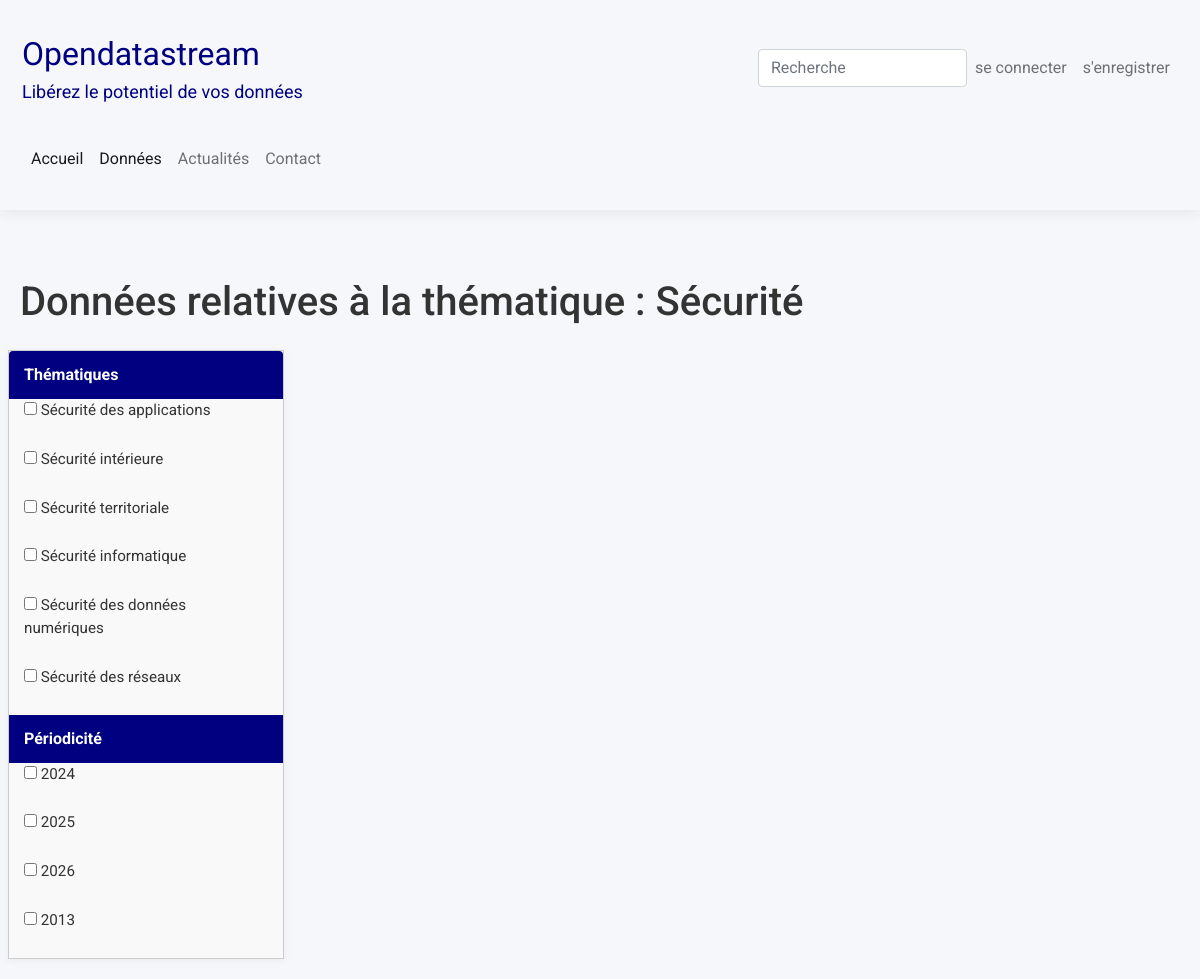
The page /thematiques/securite/ on the database as committed earlier.
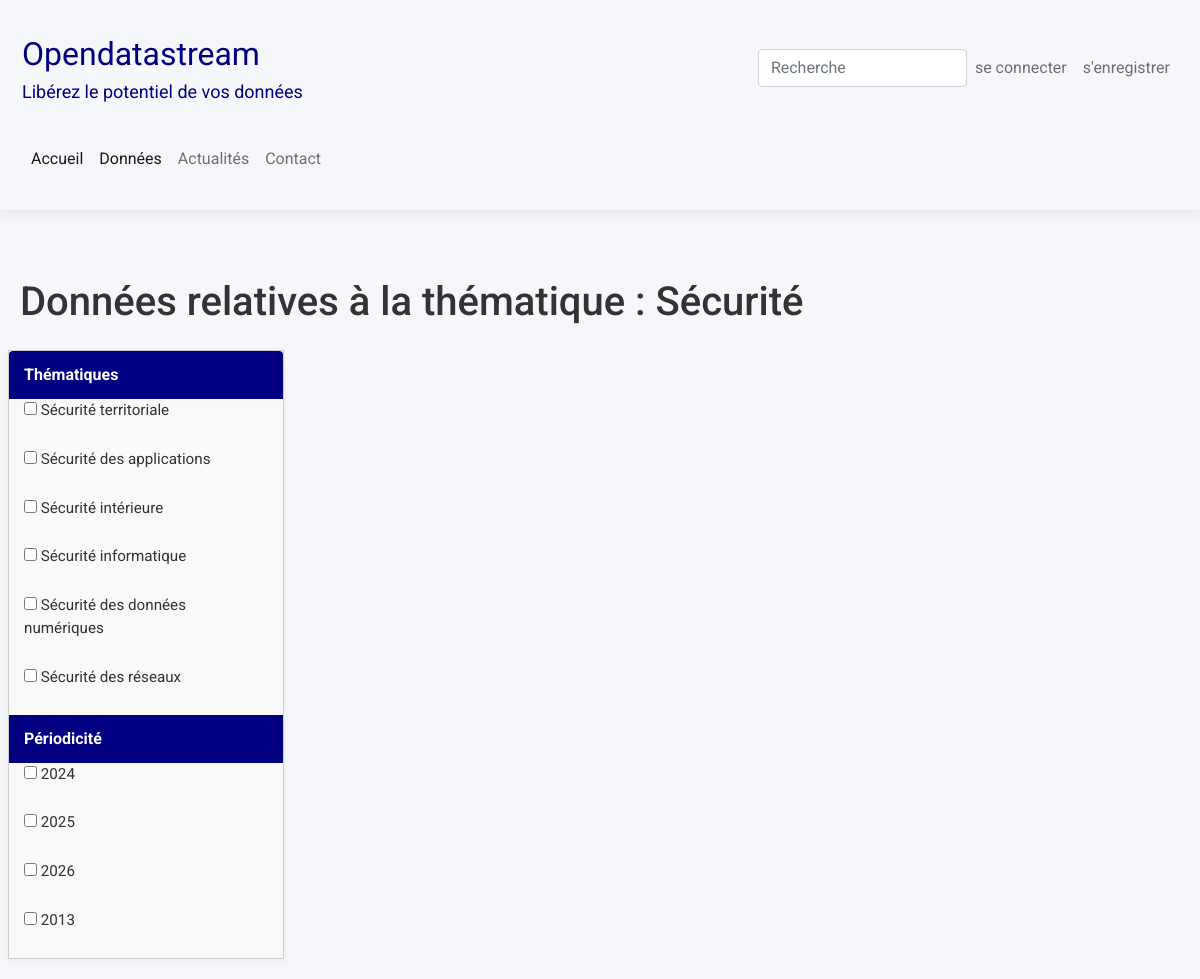
The same page on the database as committed later.
### pages/models.py (models this page shows, shortened)
class SousThematique(models.Model):
    thematique_parente = models.ForeignKey(Thematiques, on_delete=models.CASCADE)
    titre = models.CharField(max_length=200)
    slug = models.SlugField(unique=True, blank=True)
    description_sous_thematique = models.TextField(default='Description par défaut',blank=True)
    date_ajout = models.DateTimeField(auto_now=True)
    periodicite = models.IntegerField(default=2024)  # Utilisation d'un champ entier
    csv_file = models.FileField(upload_to='csv_files/',null=True, blank=True)
    class Meta:
        ordering = ['-date_ajout']

### pages/views.py (the view, shortened to what this page needs)
# urls.py: path('thematiques/<slug:slug>/', views.thematique_detail, name='page_detail'),
def thematique_detail(request, slug):
    thematique = get_object_or_404(Thematiques, slug=slug)
    sous_thematiques = SousThematique.objects.filter(thematique_parente=thematique)
    titres_uniques = sous_thematiques.values_list('titre', flat=True).distinct()
    periodicites_uniques = set(sous_thematiques.values_list('periodicite', flat=True).distinct())
    context = {
        'thematiques': thematique,
        'sous_thematiques': sous_thematiques,
        'titres_uniques': titres_uniques,
        'periodicites_uniques': periodicites_uniques
    }
    return render(request, 'pages/thematique_detail.html', context)

### pages/templates/pages/thematique_detail.html (shortened to what this page needs)
{% extends "base.html" %}
{% load static %}
{% block content %}
<div class="container mt-5">
    <link rel="stylesheet" href="{% static 'css/pages.css' %}">
    <h1 class="mb-4">Données relatives à la thématique : {{ thematiques.titre }}</h1>
    <div class="row">
        <div class="col-md-3 sidebar" style="border: 1px solid #ccc; padding: 0;">
            <div class="sidebar-accordion">
                <div class="accordion-item">
                    <button class="accordion-header">
                        Thématiques
                    </button>
                    <div class="accordion-body">
                        <div id="theme-detail-checkboxes">
                            {% for titre in titres_uniques %}
                                <label><input type="checkbox" name="thematique" value="{{ titre }}"> {{ titre }}</label><br>
                            {% endfor %}
                        </div>
                    </div>
                </div>
                <div class="accordion-item">
                    <button class="accordion-header">
                        Périodicité
                    </button>
                    <div class="accordion-body">
                        <div id="periodicite-detail-checkboxes">
                            {% for periode in periodicites_uniques %}
                                <label><input type="checkbox" name="periodicite" value="{{ periode }}"> {{ periode }}</label><br>
                            {% endfor %}
                        </div>
                    </div>
                </div>
            </div>
        </div>
        <div class="col-md-9" style="padding-right: 0;">
        </div>
    </div>
</div>
{% endblock content %}

Rows that differ between the two databases and show on the page:
changed SousThematique "Sécurité territoriale": moves up the list
